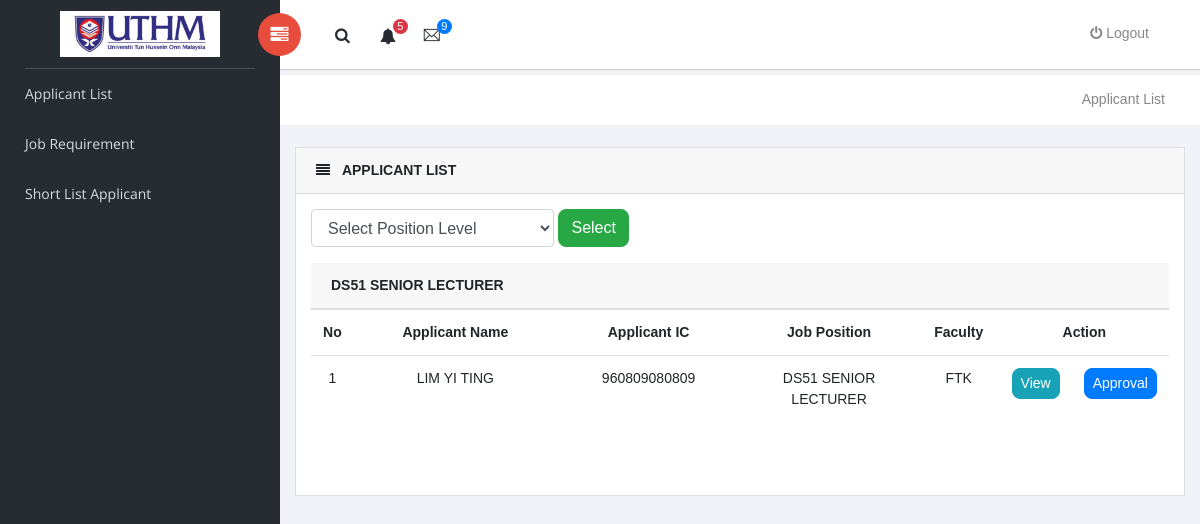
Page /appList1.php on the earlier database version.
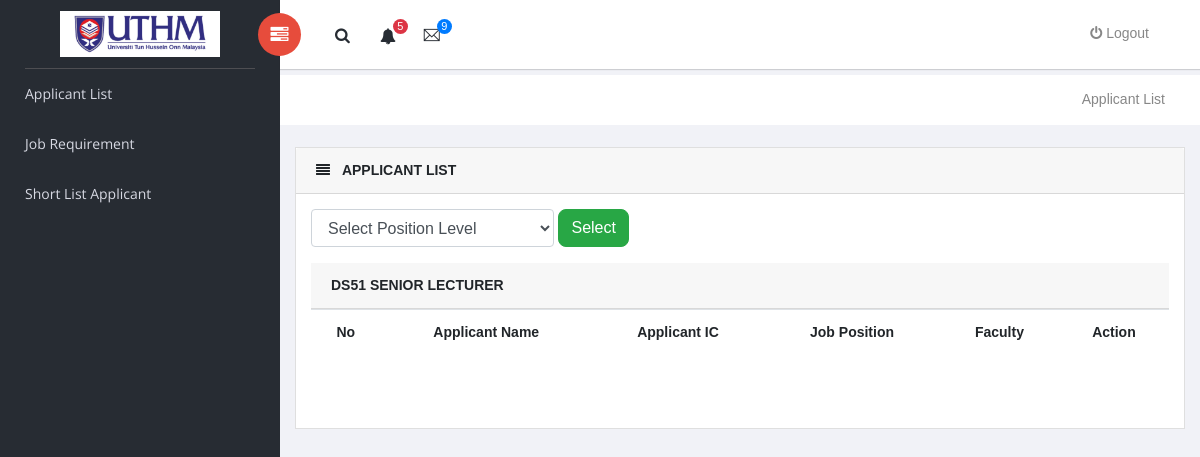
Same page on the later database version.
### tables this page shows
CREATE TABLE `position` (
  `Choose_Position_Id` int(2) NOT NULL,
  `user_Ic` char(13) NOT NULL,
  `faculty` varchar(50) NOT NULL,
  `app_post1` varchar(50) NOT NULL,
  `Position_checklist` int(2) NOT NULL DEFAULT '0',
  `dateTime` timestamp NOT NULL DEFAULT CURRENT_TIMESTAMP ON UPDATE CURRENT_TIMESTAMP
);

CREATE TABLE `applicant` (
  `Applicant_Id` int(2) NOT NULL,
  `user_Ic` char(13) NOT NULL,
  `Applicant_Name` varchar(50) NOT NULL,
  `Applicant_Add` varchar(100) NOT NULL,
  `Applicant_Email` varchar(50) NOT NULL,
  `Applicant_NoTel` int(11) NOT NULL,
  `Applicant_Age` int(2) NOT NULL,
  `Applicant_gender` varchar(10) NOT NULL,
  `Applicant_DOB` date NOT NULL,
  `Applicant_POB` varchar(50) NOT NULL,
  `Applicant_Citizen` varchar(50) NOT NULL,
  `Applicant_Religion` varchar(50) NOT NULL,
  `Applicant_Nation` varchar(50) NOT NULL,
  `Applicant_MaritalStatus` varchar(50) NOT NULL,
  `Applicant_Height` float NOT NULL,
  `Applicant_Weight` float NOT NULL,
  `Applicant_NoHP` int(11) NOT NULL,
  `Applicant_VLC` varchar(10) NOT NULL,
  `Mom_Name` varchar(50) NOT NULL,
  `Mom_Ic` char(13) NOT NULL,
  `Dad_Name` varchar(50) NOT NULL,
  `Dad_Ic` char(13) NOT NULL,
  `Spouse_name` varchar(50) NOT NULL,
  `Applicant_checklist` int(2) NOT NULL DEFAULT '0',
  `dateTime` timestamp NOT NULL DEFAULT CURRENT_TIMESTAMP ON UPDATE CURRENT_TIMESTAMP
);

### appList1.php (the view, shortened to what the changed rows need)
<?php
$db = db_connect();
?>
<!doctype html>
<html class="no-js" lang="en">
    <link rel="stylesheet" href="vendors/bootstrap/dist/css/bootstrap.min.css">
    <link rel="stylesheet" href="vendors/font-awesome/css/font-awesome.min.css">
    <link rel="stylesheet" href="vendors/themify-icons/css/themify-icons.css">
    <link rel="stylesheet" href="vendors/flag-icon-css/css/flag-icon.min.css">
    <link rel="stylesheet" href="vendors/selectFX/css/cs-skin-elastic.css">
    <link rel="stylesheet" href="assets/css/style.css">
</head>
   <div id="right-panel" class="right-panel">
    <form class="form-inline"  method="post" enctype="multipart/form-data" >
         <div class="content mt-3">
            <div class="animated">
                <div class="card">
                    <div class="card-body">
                                <table class="table">
                                    <tbody>
										<tr >
										  <th scope="col" ><label for="no">No</label></th>
										  <th scope="col" ><label for="Applicant_Name">Applicant Name</label></th>
										  <th scope="col" ><label for="user_Ic">Applicant IC</label></th>
										  <th scope="col" ><label for="app_post1">Job Position</label></th>
										  <th scope="col" ><label for="faculty">Faculty</label></th>
										  <th colspan="3" scope="col" ><label for="action">Action</label></th>
										</tr>
										<?php
								$qlist = "SELECT * FROM position LEFT JOIN applicant ON position.user_Ic = applicant.user_Ic";
								$reslist = $db->query($qlist);
							    $count=0;
								  while($rowlist = $reslist->fetch_assoc()) {
												if ($rowlist['app_post1'] == 'DS51 SENIOR LECTURER'){
										       $count++;
										   echo "<tr>";
												echo"<td style='width:5%' align='center'>" .$count."</td>";
												echo"<td style='width:30%' align='center'>" .$rowlist['Applicant_Name']." </td>";
												echo"<td style='width:25%' align='center'>" .$rowlist['user_Ic']."</td>";
												echo"<td style='width:25%' align='center'>" .$rowlist['app_post1']."</td>";
												echo"<td style='width:10%' align='center'>" .$rowlist['faculty']."</td>";
												echo"<td style='width:10%' align='center'><a style='border-radius: 8px;' class='btn btn-info btn-sm' href ='viewlistOff.php?user_Ic=$rowlist[user_Ic]'>View</a></td>";
													echo"<td style='width:20%' align='center'><a style='border-radius: 8px;' class='btn btn-primary btn-sm' href ='officerdecision.php?Applicant_Name=$rowlist[Applicant_Name] & user_Ic=$rowlist[user_Ic] & app_post1=$rowlist[app_post1]  '>Approval</a></td>";
												echo "</tr>";
										   }
								 }
?>
                                    </tbody>
                                </table>
                            </div>
							<br/>
					<br/>
                </div>
            </div>
        </div>
   </form>
   <br>
   </div>
</body>
</html>

Differences in the rows shown:
removed position: applicant.Applicant_Name "LIM YI TING", applicant.user_Ic "960809080809", app_post1 "DS51 SENIOR LECTURER", faculty "FTK"
